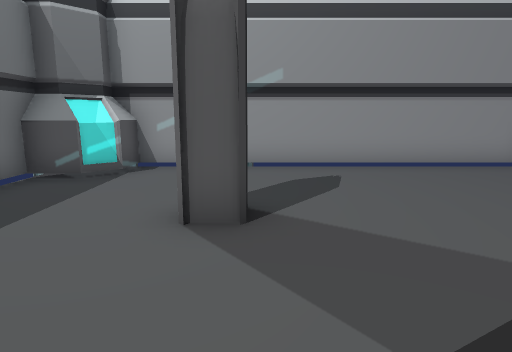
View 1 (above)

12 first-person views from a walk through a Unity game level. The camera is 1.2 m above the floor, tilts 10° down and sees 75° across. The floor is counted in squares, 1 m on a side. Each view is taken from the middle of a square. On the plan, view 1 faces up. The plan holds only what a view shows up to about 14 squares ahead; the rest is blank. The place goes on beyond the plan.

View 2
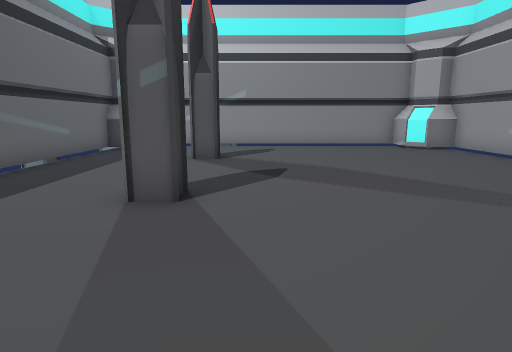

View 3
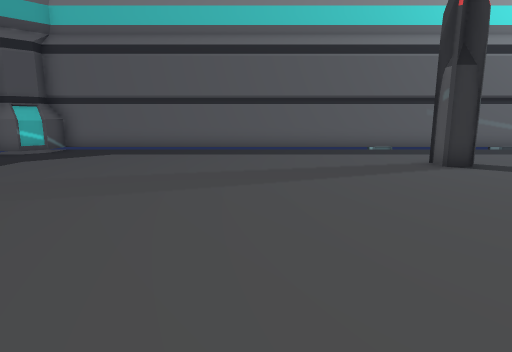

View 4
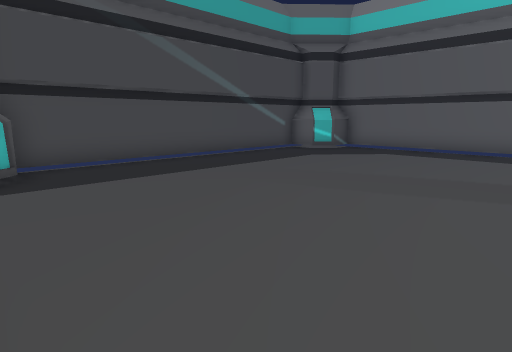

View 5
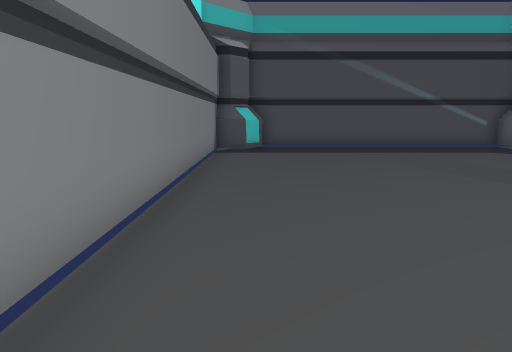

View 6
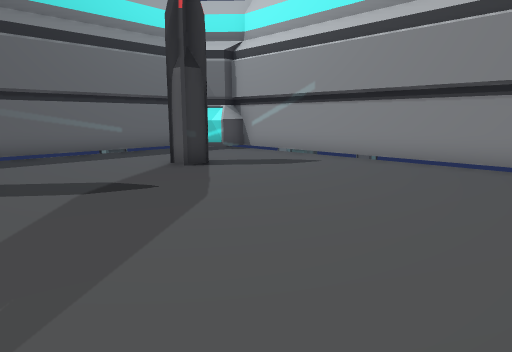

View 7
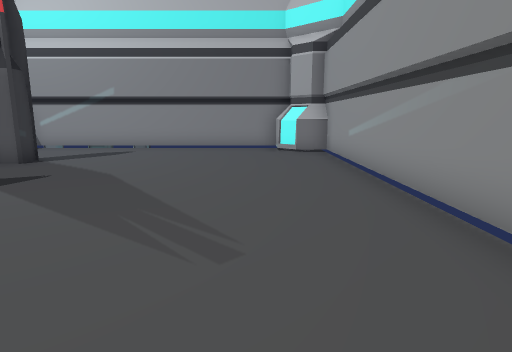

View 8
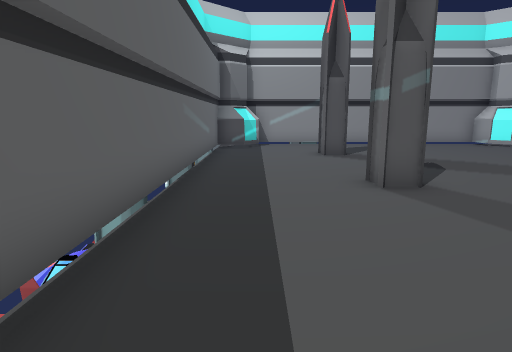

View 9
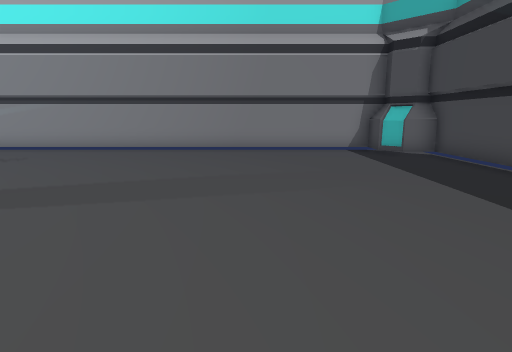

View 10
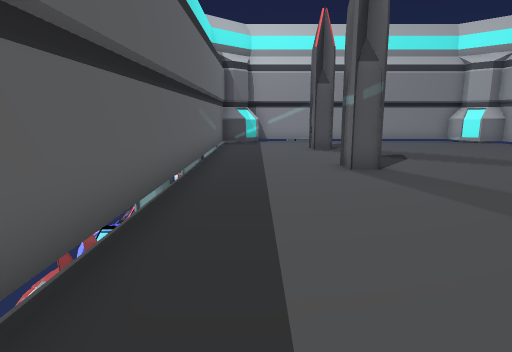

View 11
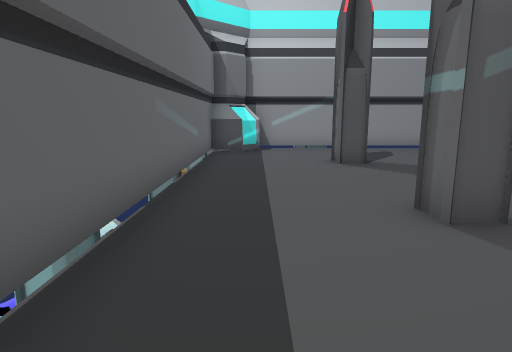

View 12
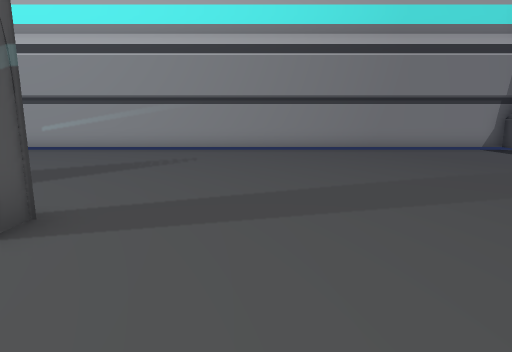

### Floor plan
Points are (right, up) in squares from view 1. A wall is a line through its corners. A room is listed if a view was taken in it or the views show most of it. See-through windows are left out.
Room 1 (views 1, 2, 3, 4, 5, 6, 7, 8, 9, 10, 11, 12)
walls: (-4.5, -3.5) (-4.5, -13.5) (-3.8, -13.5); (-4.5, 1.5) (-4.5, 0.4); (-3.6, 6.7) (-4.6, 6.7); (-2.9, 7.2) (-3.6, 6.5) (-4.6, 6.5); (-3.6, -13.2) (-2.9, -13.8) (-2.9, -14.9); (-3.4, 7.7) (-4, 7.1) (-4.5, 7.1) (-4.5, 4.4); (-4.6, -13.2) (-3.7, -13.2); (-4.6, -13.3) (-3.7, -13.3); (-2.9, 8.2) (-2.9, 7.1) (-3.5, 7.4); (-4, -13.8) (-3.4, -14.3); (8.5, 6.5) (7.5, 6.5) (6.8, 7.2); (7.5, -13.3) (8.5, -13.3); (7.4, 7.4) (6.8, 7.1) (6.8, 8.1); (6.8, -13.8) (7.5, -13.2) (8.5, -13.2); (8.5, 6.7) (7.6, 6.7); (7.6, -13.5) (8.5, -13.5); (-3.4, -14.8) (7.2, -14.8); (7.4, 8.1) (-3.5, 8.1); (7.3, -14.3) (7.9, -13.7) (8.4, -13.7) (8.4, 7) (7.9, 7) (7.3, 7.6); (6.8, -14.9) (6.8, -13.7) (7.2, -13.9)
objects: ship (-7, -1) to (-6, 1); other object (-7, 2) to (-5, 3); ship (-6, -3) to (-5, -2); other object (-6, -1) to (-5, -1); other object (-6, 4) to (-5, 4); other object (-1, -1) to (0, -1); other object (-1, 4) to (0, 4)

Positions as (right, up) in squares from view 1, and headings:
1: (0, 0), facing up
2: (1, -6), facing up
3: (8, -6), facing left
4: (8, -6), facing down-left
5: (7, -1), facing down
6: (7, -1), facing up-left
7: (6, -5), facing up
8: (-3, -7), facing up
9: (-4, -9), facing right
10: (-3, -9), facing up
11: (-3, -5), facing up
12: (-4, -4), facing right
